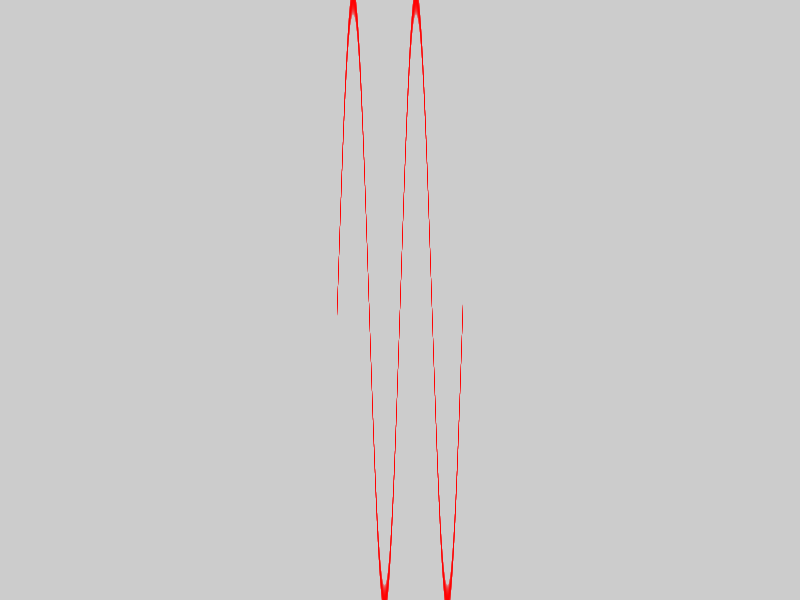
Frame 1 (no input)
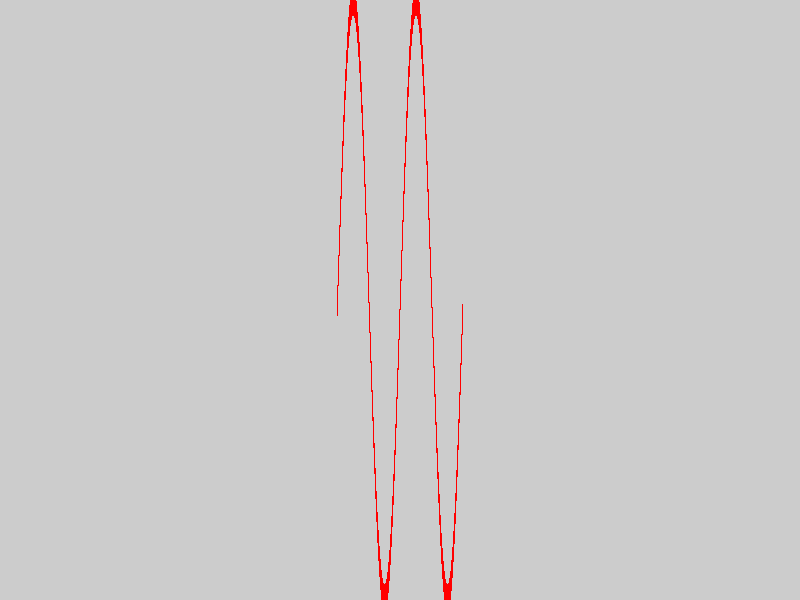
Frame 60 (the mouse pressed at the canvas centre just before this capture)
Frame 120 (the mouse held since frame 60 and released just before this capture): identical to frame 60, image omitted

The Processing sketch that drew these frames (run headless with seeded random() and noise(); from frame 60 on, the mouse is pressed at the canvas centre):

// Processing sketch: sinx
// ── sinx.pde
void setup(){
size(800,600);
}


float x, y;
void draw(){
  translate(width/2,height/2);
  stroke(255,0,0);
  strokeWeight(0.1);
  scale(width/2/40,height/2);
  
  for(float x = -2*PI; x<2*PI;x+=.1){
      y = -(sin(x));
      point(x,y);
  }
}
